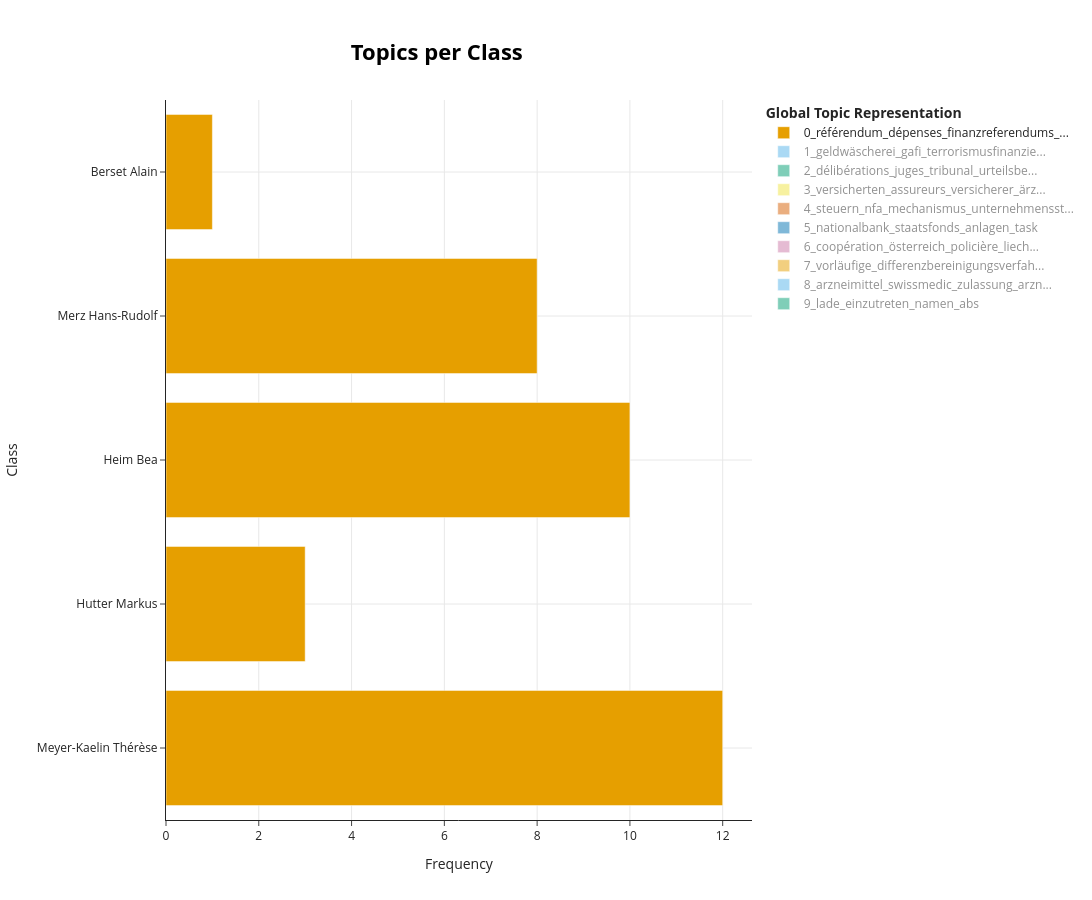

The notebook cell saved with this chart:
### Code cell
topic_model.visualize_topics_per_class(topics_per_class)

### Figure 1 — Plotly figure (JSON) as saved in the notebook; plotly's stock layout.template omitted (floating-point values rounded to 4 significant figures)
{"data": [{"hoverinfo": "text", "hovertext": ["<b>Topic 0</b><br>Words: référendum, dépenses, financier, dépense, crédit", "<b>Topic 0</b><br>Words: fonds, widerspricht, budgetgrundsätzen, völlig, mittel", "<b>Topic 0</b><br>Words: finanzreferendums, finanzreferendum, referendum, spk, ausgabe", "<b>Topic 0</b><br>Words: finanzausgleich, volk, ergriffen, ausgaben, kultur", "<b>Topic 0</b><br>Words: contrats, régi, affecté, contractuelles, argent"], "marker": {"color": "#E69F00"}, "name": "0_référendum_dépenses_finanzreferendums_...", "orientation": "h", "type": "bar", "visible": true, "x": [12, 3, 10, 8, 1], "y": ["Meyer-Kaelin Thérèse", "Hutter Markus", "Heim Bea", "Merz Hans-Rudolf", "Berset Alain"]}, {"hoverinfo": "text", "hovertext": ["<b>Topic 1</b><br>Words: geldwäscherei, gafi, empfehlungen, terrorismusfinanzierung, finanzintermediär", "<b>Topic 1</b><br>Words: meldenden, kontoantrag, meldungen, sorgfaltspflichten, person", "<b>Topic 1</b><br>Words: 271, bewilligung, banken, parteirechte, handlungen"], "marker": {"color": "#56B4E9"}, "name": "1_geldwäscherei_gafi_terrorismusfinanzie...", "orientation": "h", "type": "bar", "visible": "legendonly", "x": [18, 6, 4], "y": ["Janiak Claude", "Merz Hans-Rudolf", "Widmer-Schlumpf Eveline"]}, {"hoverinfo": "text", "hovertext": ["<b>Topic 2</b><br>Words: délibérations, juges, tribunal, transparence, jugements", "<b>Topic 2</b><br>Words: bundesgerichtes, urteilsberatungen, transparenz, live, beratungen", "<b>Topic 2</b><br>Words: übertragung, mündlichen, beratungen, mündliche, urteilsberatungen"], "marker": {"color": "#009E73"}, "name": "2_délibérations_juges_tribunal_urteilsbe...", "orientation": "h", "type": "bar", "visible": "legendonly", "x": [15, 8, 3], "y": ["Schwaab Jean Christophe", "von Graffenried Alec", "Sommaruga Simonetta"]}, {"hoverinfo": "text", "hovertext": ["<b>Topic 3</b><br>Words: assureurs, ärzte, guerre, contracter, liberté", "<b>Topic 3</b><br>Words: assureurs, années, intégrés, implique, partenaires", "<b>Topic 3</b><br>Words: versicherten, versicherer, integrierten, angebot, ärzte"], "marker": {"color": "#F0E442"}, "name": "3_versicherten_assureurs_versicherer_ärz...", "orientation": "h", "type": "bar", "visible": "legendonly", "x": [5, 6, 13], "y": ["Cassis Ignazio", "Burkhalter Didier", "Humbel Ruth"]}, {"hoverinfo": "text", "hovertext": ["<b>Topic 4</b><br>Words: pauschalbesteuerung, werte, waschen, angeht, gerechtigkeitsüberlegungen", "<b>Topic 4</b><br>Words: unternehmenssteuerreform, wettbewerbsreform, steuern, abzüge, steuerreformen", "<b>Topic 4</b><br>Words: mechanismus, nfa, steuerbelastung, äufnen, ausgleichsmittel", "<b>Topic 4</b><br>Words: teilbesteuerung, gewinnbesteuerung, dividenden, senkung, steuerausfälle", "<b>Topic 4</b><br>Words: wirft, einstellung, besserverdienenden, reichtumssteuer, föderalismus"], "marker": {"color": "#D55E00"}, "name": "4_steuern_nfa_mechanismus_unternehmensst...", "orientation": "h", "type": "bar", "visible": "legendonly", "x": [1, 9, 6, 2, 5], "y": ["Graber Konrad", "Merz Hans-Rudolf", "Widmer-Schlumpf Eveline", "Sommaruga Simonetta", "Gysin Hans Rudolf"]}, {"hoverinfo": "text", "hovertext": ["<b>Topic 5</b><br>Words: beurteilen, operatives, sensibilität, tätigt, angezeigt", "<b>Topic 5</b><br>Words: nationalbank, staatsfonds, anlagen, devisenreserven, risiken", "<b>Topic 5</b><br>Words: franc, banque, nationale, agir, moyens", "<b>Topic 5</b><br>Words: task, negativzins, zinsgeschäft, force, negativzinsen"], "marker": {"color": "#0072B2"}, "name": "5_nationalbank_staatsfonds_anlagen_task", "orientation": "h", "type": "bar", "visible": "legendonly", "x": [1, 17, 2, 2], "y": ["Maurer Ueli", "Widmer-Schlumpf Eveline", "Carobbio Guscetti Marina", "Schneider-Ammann Johann N."]}, {"hoverinfo": "text", "hovertext": ["<b>Topic 6</b><br>Words: österreich, luftraum, abkommen, umfassenden, terroristische", "<b>Topic 6</b><br>Words: aériennes, aérienne, autriche, menaces, militaires", "<b>Topic 6</b><br>Words: zentren, gemeinsamen, vereinbarung, nachbarn, vertrag", "<b>Topic 6</b><br>Words: coopération, policière, douanière, criminelle, communs", "<b>Topic 6</b><br>Words: hoheit, jeweiligen, garantiert, kooperation, wahrung", "<b>Topic 6</b><br>Words: zeugen, polizeivertrag, zusammenarbeit, liechtenstein, österreich"], "marker": {"color": "#CC79A7"}, "name": "6_coopération_österreich_policière_liech...", "orientation": "h", "type": "bar", "visible": "legendonly", "x": [3, 2, 2, 7, 1, 7], "y": ["Allemann Evi", "Veillon Pierre-François", "Sommaruga Simonetta", "Hiltpold Hugues", "Schmid Samuel", "Geissbühler Andrea Martina"]}, {"hoverinfo": "text", "hovertext": ["<b>Topic 7</b><br>Words: commissions, provisoire, compétentes, titre, traités", "<b>Topic 7</b><br>Words: anwendung, vorläufige, zuständigen, konsultation, regelung", "<b>Topic 7</b><br>Words: vorläufige, differenzbereinigungsverfahren, kommissionen, anwendung, zuständigen", "<b>Topic 7</b><br>Words: unifierons, motifs, listes, procès, renoncé"], "marker": {"color": "#E69F00"}, "name": "7_vorläufige_differenzbereinigungsverfah...", "orientation": "h", "type": "bar", "visible": "legendonly", "x": [7, 3, 9, 1], "y": ["Amaudruz Céline", "Sommaruga Simonetta", "Fluri Kurt", "Favre Laurent"]}, {"hoverinfo": "text", "hovertext": ["<b>Topic 8</b><br>Words: médicaments, swissmedic, clause, hôpital, marché", "<b>Topic 8</b><br>Words: arzneimittel, zulassung, arzneimitteln, herstellung, präparate"], "marker": {"color": "#56B4E9"}, "name": "8_arzneimittel_swissmedic_zulassung_arzn...", "orientation": "h", "type": "bar", "visible": "legendonly", "x": [5, 14], "y": ["Couchepin Pascal", "Schwaller Urs"]}, {"hoverinfo": "text", "hovertext": ["<b>Topic 9</b><br>Words: absätzen, lagen, versprochen, materialien, plenum", "<b>Topic 9</b><br>Words: exprime, propositions, sujet, trois, lade", "<b>Topic 9</b><br>Words: modification, soutenir, invite, loi, cette", "<b>Topic 9</b><br>Words: büros, empfehle, namen, zuzustimmen, vorlage", "<b>Topic 9</b><br>Words: beliebt, beantwortet, hoffe, mache, behandeln", "<b>Topic 9</b><br>Words: vorzulegen, behandeln, letztlich, bitten, darum", "<b>Topic 9</b><br>Words: branchenlösung, berechtigte, bestandteil, bereinigen, projekt", "<b>Topic 9</b><br>Words: compléter, 124, évident, pénal, code", "<b>Topic 9</b><br>Words: lade, vereinfacht, bundespräsidenten, präzisierende, anzubringen", "<b>Topic 9</b><br>Words: ziff, ch, abs, art, 10", "<b>Topic 9</b><br>Words: verfahrens, klärung, artikels, behandlung, aufmerksam", "<b>Topic 9</b><br>Words: modeste, merci, proposée, bureau, révision"], "marker": {"color": "#009E73"}, "name": "9_lade_einzutreten_namen_abs", "orientation": "h", "type": "bar", "visible": "legendonly", "x": [1, 1, 1, 1, 2, 1, 1, 1, 6, 2, 1, 1], "y": ["Janiak Claude", "Cramer Robert", "Cassis Ignazio", "Büchler Jakob", "Merz Hans-Rudolf", "Widmer-Schlumpf Eveline", "Walter Hansjörg", "Seydoux-Christe Anne", "Schwaller Urs", "Brändli Christoffel", "Graf-Litscher Edith", "Favre Laurent"]}], "layout": {"height": 900, "hoverlabel": {"bgcolor": "white", "font": {"family": "Rockwell", "size": 16}}, "legend": {"title": {"text": "<b>Global Topic Representation"}}, "title": {"font": {"color": "Black", "size": 22}, "text": "<b>Topics per Class</b>", "x": 0.4, "xanchor": "center", "y": 0.95, "yanchor": "top"}, "width": 1250, "xaxis": {"showgrid": true, "title": {"text": "Frequency"}}, "yaxis": {"showgrid": true, "title": {"text": "Class"}}}}
